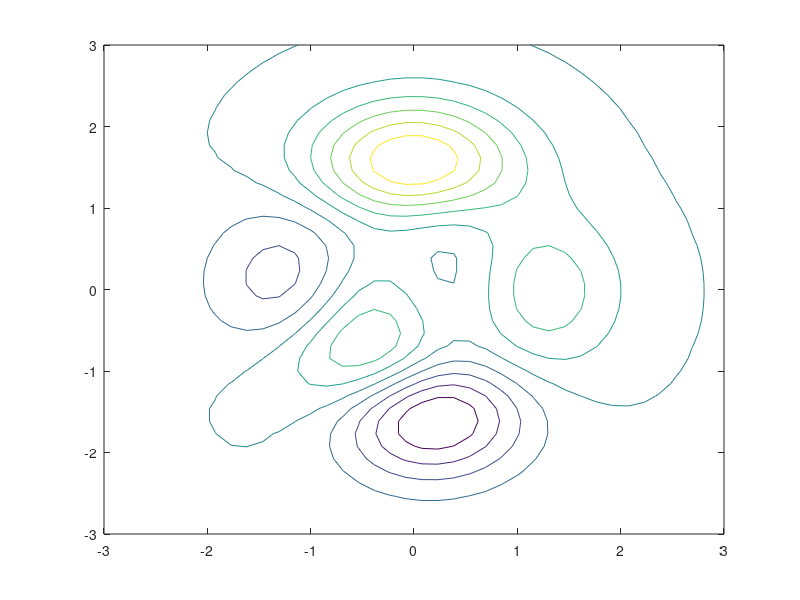

MATLAB code to generate this figure: (Note: this script raises an error after producing the figure.)
%=============================================================================
% Copyright (c) 2016-present Allan CORNET (Nelson)
%=============================================================================
% This file is part of Nelson.
%=============================================================================
% LICENCE_BLOCK_BEGIN
% SPDX-License-Identifier: LGPL-3.0-or-later
% LICENCE_BLOCK_END
%=============================================================================
% <--WEIGHT 4-->
% <--ADV-CLI MODE-->
%=============================================================================
fig = figure();
ax = axes('Parent', fig);
[X, Y, Z] = peaks(40);
[Cmat, h] = contour(ax, X, Y, Z);
levels = h.LevelList;
%=============================================================================
fig = figure();
ax = axes('Parent', fig);
C_only = contour(ax, X, Y, Z); % returns contour matrix when assigned
t7 = clabel(Cmat, h, 'LabelSpacing', 100);
%=============================================================================
